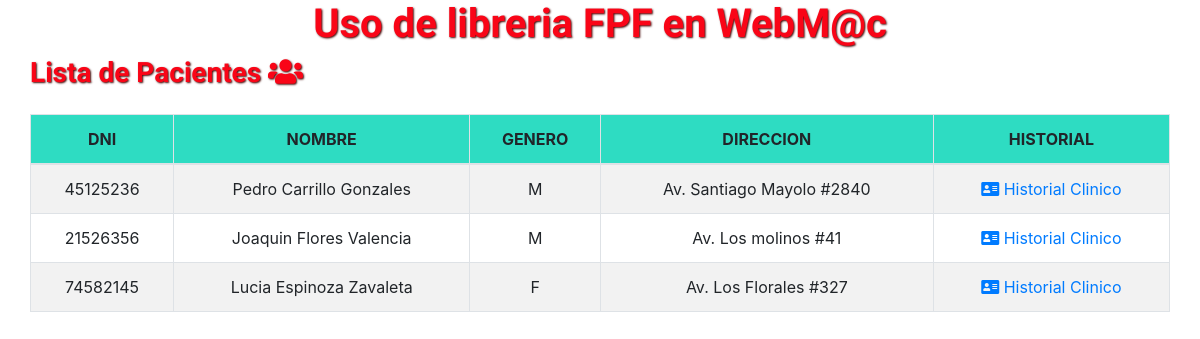
The page / on the database its author committed.
### tables this page shows
CREATE TABLE `pacientes` (
  `paciente_id` int(11) NOT NULL,
  `dni` varchar(10) NOT NULL,
  `nombre` varchar(80) NOT NULL,
  `apellido_paterno` varchar(80) NOT NULL,
  `apellido_materno` varchar(80) NOT NULL,
  `sexo` varchar(2) NOT NULL,
  `domicilio` text NOT NULL,
  `foto` varchar(250) NOT NULL
);

### Controllers/templateController.php (called while the page is built)
<?php
class template{
	public function templateView(){
		include "Views/template.php";
	}
}

### index.php (called while the page is built, shortened)
<?php
	require_once 'Controllers/templateController.php';
	require_once 'Controllers/PacienteController.php';
	$instanciainicial = new template();
	$instanciainicial->templateView();
 ?>

### Controllers/enlacesController.php (called while the page is built)
<?php
	class EnlacesController{
		public function enlacesControll(){
			if (isset($_GET["action"])) {
				$enlace=$_GET["action"];
			}else{
				$enlace="index";
			}
			$respuesta = EnlacesModels::enlacesModel($enlace);
			include $respuesta;
		}
	}

### Models/PacienteModel.php (called while the page is built, shortened)
<?php
class PacienteModel{
	public function get_pacientes(){
		$conex= Conexion::conectaweb();
        $sql="SELECT * FROM pacientes";
        $stmt=$conex->prepare($sql);
        $stmt->execute();
         $resultado=$stmt->fetchAll();
		return  $resultado;
	}
}
 ?>

### Controllers/PacienteController.php (the view)
<?php
 	require_once 'Models/PacienteModel.php';
	class PacientController{
		public function  paciente(){
			$_pacienteMod = new PacienteModel;
			$datapac = $_pacienteMod->get_pacientes();
			$result = "";
			foreach ($datapac as   $value) {
			$result .="
				<tr>
				<td> ".$value['dni']."</td>
				<td>".$value['nombre']." ".$value['apellido_paterno']."  ".$value['apellido_materno']."</td>
				<td>". $value['sexo']."</td>
				<td>". $value['domicilio']."</td>
				<td>
				<a href='Controllers/pdfhistorial.php?id=". $value['paciente_id']."' target=”_blank”><span > <i class='fas fa-address-card'></i></span> Historial Clinico</a>
				</td>
				</tr>";
			}
 			echo $result;
		}
	}

### Views/template.php (shortened to what this page needs)
<!DOCTYPE html>
<html>
<head>
	<link rel="stylesheet" href="Assets/Lib/boostrap/bootstrap.min.css">
	<link rel="stylesheet" href="Assets/css/style.css">
</head>
<body>
	<div class="container">
		<?php
		$templatec = new EnlacesController;
		$templatec->enlacesControll();
	 	?>
	</div>
</body>
</html>

### Views/models/inicio.php (shortened to what this page needs)
<!DOCTYPE html>
<html>
<head>
	<link rel="stylesheet" href="">
<link rel="stylesheet" href="https://pro.fontawesome.com/releases/v5.10.0/css/all.css"/>
</head>
<body>
	<h1>Uso de libreria FPF en WebM@c</h1>
<div class="row">
      <h3>Lista de Pacientes <span><i class="fas fa-users"></i></span></h3>
</div>
<div class="row mt-3">
	<table id="clinica" class="display table table-bordered table-striped text-center" cellspacing="0" width="100%">
		<thead class="thedtable">
			<tr>
			<th>DNI</th>
			<th>NOMBRE</th>
			<th>GENERO</th>
			<th>DIRECCION</th>
			<th>HISTORIAL</th>
			</tr>
		</thead>
			<?php
				$macuri=new PacientController;
				$macuri->paciente();
			 ?>
	</table>
</div>
</body>
</html>

### Assets/css/style.css (style rules this page uses)
body h1,body h3 { font-family: 'New Tegomin', serif; text-align: center;color: #F90517;font-weight: bold;text-shadow: 1px 1px 2px #460b09; }
.thedtable { background-color: #2EDCC2 }
body a { text-decoration: none !important; }

### rows shown on the page
pacientes: dni "45125236", nombre "Pedro", apellido_paterno "Carrillo", apellido_materno "Gonzales", sexo "M", domicilio "Av. Santiago Mayolo #2840"
pacientes: dni "21526356", nombre "Joaquin", apellido_paterno "Flores", apellido_materno "Valencia", sexo "M", domicilio "Av. Los molinos #41"
pacientes: dni "74582145", nombre "Lucia", apellido_paterno "Espinoza", apellido_materno "Zavaleta", sexo "F", domicilio "Av. Los Florales #327"
